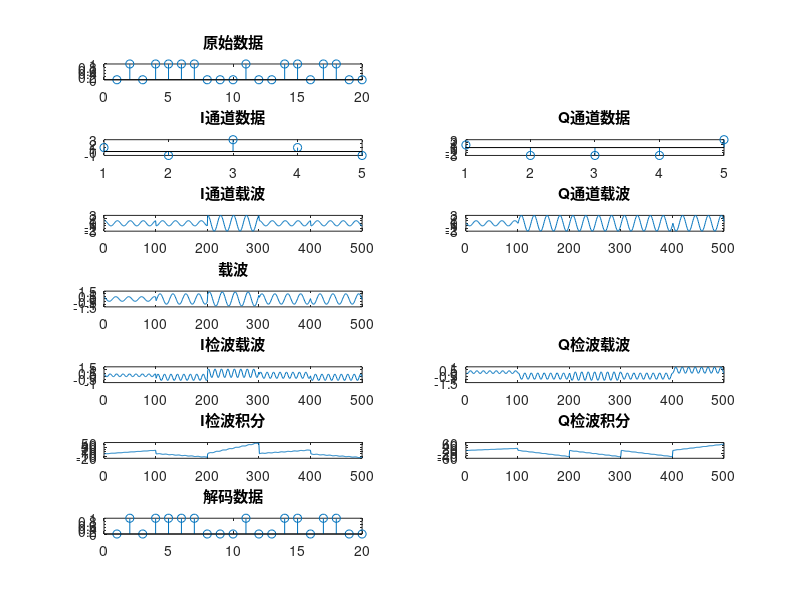

Here is the MATLAB script that generated this plot:
% 研究16QAM调制与解调

Fs = 1000;          % 采样率1000Hz
fc = 40;            % 载波频率40Hz
t1 = 0; t2 = 0.5;   % 仿真时间0-0.2s

data = [0 1 0 1 1 1 1 0 0 0 1 0 0 1 1 0 1 1];  % 待调制数据
baud = 40;          % 波特率40bps

t = t1:1/Fs:t2-1/Fs;
baud_iq = baud/4;   % 一次传输4位，实际波特率10bps


%%%%% 调制 %%%%%

% 原数据补零
data = [data, zeros(1, 4-mod(length(data),4) )];

% 生成IQ通道数据
iq_syms = [+3 +1 -3 -1];      % IQ映射表，对应00 01 10 11

i_send_data = zeros(1,length(data)/4);
q_send_data = zeros(1,length(data)/4);

for i=1:4:length(data)
    i_send_data(ceil(i/4)) = iq_syms( data( i )*2+data(i+1)+1 );  % 转十进制来索引映射
    q_send_data(ceil(i/4)) = iq_syms( data(i+2)*2+data(i+3)+1 );
end

% 生成IQ通道采样信号
i_send_signal = zeros(1,length(t));
q_send_signal = zeros(1,length(t));

for i=1:1:length(t)
    i_send_signal(i) = i_send_data( ceil(i/(Fs/baud_iq)) );
    q_send_signal(i) = q_send_data( ceil(i/(Fs/baud_iq)) );
end

% 调制，叠加
ci = cos( 2*pi*fc*t );
cq = sin( 2*pi*fc*t );
i_send_carry = ci.*i_send_signal;
q_send_carry = -cq.*q_send_signal;
carry = 1/sqrt(10)*(i_send_carry+q_send_carry);


%%%%% 解调 %%%%%

% 同步解调
i_recv_carry = ci.*carry;
q_recv_carry = -cq.*carry;

% 积分
sum_i = 0;
sum_q = 0;
i_recv_int = zeros(1,length(t));
q_recv_int = zeros(1,length(t));
for i = 1:length(t)
    sum_i = sum_i + i_recv_carry(i);
    sum_q = sum_q + q_recv_carry(i);
    i_recv_int(i) = sum_i;
    q_recv_int(i) = sum_q;
    if ( mod(i,Fs/baud_iq)==0 )     % 接收每个码元后归零
        sum_i = 0;
        sum_q = 0;
    end
end

% 抽样判决，IQ解码
% 注意这里并没有特意设计，实际中要判断好最佳抽样点和最佳门限
i_temp = 0;
q_temp = 0;

decoded = zeros(1,length(data));        % 解码数据
p_decoded = 1;

for i=1:length(t)
    % 在码元末尾处判决
    if ( mod(i,Fs/baud_iq)==Fs/baud_iq-2 )
        
        % 判决
        if ( i_recv_int(i)>40 )
            i_temp = 3;
        else
            if ( i_recv_int(i)>10 )
                i_temp = 1;
            else
                if ( i_recv_int(i)<-40 )
                    i_temp = -3;
                else
                    i_temp = -1;
                end
            end
        end
        
        if ( q_recv_int(i)>40 )
            q_temp = 3;
        else
            if ( q_recv_int(i)>10 )
                q_temp = 1;
            else
                if ( q_recv_int(i)<-40 )
                    q_temp = -3;
                else
                    q_temp = -1;
                end
            end
        end
        
        % 解码
        switch(i_temp)
            case 3
                decoded(p_decoded:p_decoded+1)=[0 0];
            case 1
                decoded(p_decoded:p_decoded+1)=[0 1];
            case -3
                decoded(p_decoded:p_decoded+1)=[1 0];
            case -1
                decoded(p_decoded:p_decoded+1)=[1 1];
        end
        
        switch(q_temp)
            case 3
                decoded(p_decoded+2:p_decoded+3)=[0 0];
            case 1
                decoded(p_decoded+2:p_decoded+3)=[0 1];
            case -3
                decoded(p_decoded+2:p_decoded+3)=[1 0];
            case -1
                decoded(p_decoded+2:p_decoded+3)=[1 1];
        end
        p_decoded = p_decoded+4;
        
    end
end


% 绘制
figure(1),
subplot(7,2,1),stem(data),title('原始数据');
subplot(7,2,3),stem(i_send_data),title('I通道数据');
subplot(7,2,4),stem(q_send_data),title('Q通道数据');
subplot(7,2,5),plot(i_send_carry),title('I通道载波');
subplot(7,2,6),plot(q_send_carry),title('Q通道载波');
subplot(7,2,7),plot(carry),title('载波');
subplot(7,2,9),plot(i_recv_carry),title('I检波载波');
subplot(7,2,10),plot(q_recv_carry),title('Q检波载波');
subplot(7,2,11),plot(i_recv_int),title('I检波积分');
subplot(7,2,12),plot(q_recv_int),title('Q检波积分');
subplot(7,2,13),stem(decoded),title('解码数据');

